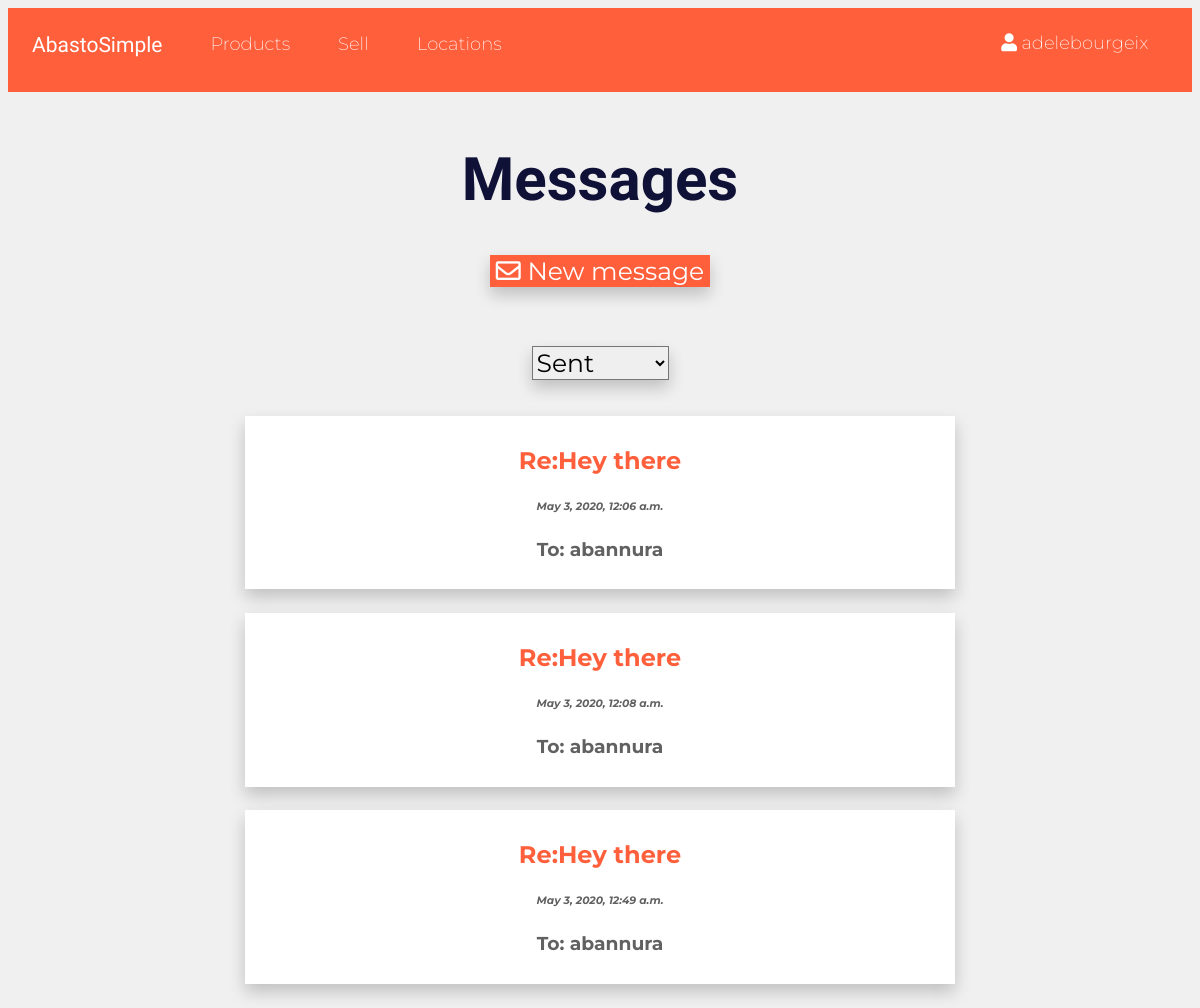
The app's page /myMessages/messages-list/sent/ (signed in) with its own data.
### myMessages/models.py (models this page shows, shortened)
class myMessage(models.Model):
    id = models.AutoField(primary_key=True)
    conv_id=models.IntegerField(null=True)
    head=models.CharField(max_length=50)
    content=models.CharField(max_length=1000,default="This message is empty")
    author=models.ForeignKey(User, related_name="from+")
    recipient=models.ForeignKey(User, related_name="to+")
    date=models.DateTimeField(auto_now_add=True)
    slug=models.CharField(max_length=50,default="my-slug")

### myMessages/views.py (the view)
def messages_list_sent_view(request):
    user=request.user
    type="sent"
    messages=myMessage.objects.filter(author=user)
    return render(request,"myMessages/myMessageslist.html", {'user':user,'messages':messages,'type':type})

### templates/myMessages/myMessageslist.html (shortened to what this page needs)
{% extends 'base_layout.html'%}
{% block content %}
{% load static from staticfiles %}
      <h1>Messages</h1>
      <button style="color: white; box-shadow: 0px 8px 16px 0px rgba(0,0,0,0.2); margin-bottom:5%; background-color:#ff5f3b; border:0; font-family:'Montserrat', sans-serif; font-size: 25px;"><i style="color:white;" class="far fa-envelope"></i><a  style="color:white; text-decoration:inherit;" href="/myMessages/new-message" >
      New message </a></button><br />
      {% if type == "sent" %}
      <select onchange="sent();" id="choice" style="margin-bottom: 3%;box-shadow: 0px 8px 16px 0px rgba(0,0,0,0.2);font-family:'Montserrat', sans-serif;font-size: 25px;">
        <option id="sent" value="1">
          Sent
        </option>
      </select>
      {% for message in messages %}
          <div id="{{message.id}}" onclick="Click('{{message.slug}}');" onmouseout="mouseout2({{message.id}})" onmouseover="mouseover2({{message.id}})" style="margin-bottom:2%; margin-left:20%; margin-right:20%; padding-top:10px; padding-bottom:10px; border:2px; background-color:white;box-shadow: 0px 8px 16px 0px rgba(0,0,0,0.2);">
            <h2 style="color: #ff5f3b;">{{message.head}}</h2>
              <h6><em>{{message.date}}</em></h6>
              <h3><b>To: {{message.recipient}}</b></h3>
          </div>
      {% endfor %}
      {% endif %}
{% endblock %}

### templates/base_layout.html (shortened to what this page needs)
{% load static from staticfiles %}
<!DOCTYPE html>
<html>
    <head>
      <meta-charset="utf-8">
      <link rel="stylesheet" href="https://use.fontawesome.com/releases/v5.8.1/css/all.css">
      <link rel="stylesheet" href={% static 'styles.css' %} />
    </head>
    <body>
        <div class="menu">
        <ul>
          <li><a href="/homepage" class="logo">AbastoSimple</a></li>
          {% if user.is_superuser %}
          <li><a href="/products/products-list">Products</a></li>
          {% endif %}
          <li><a href="/sell/sell-list">Sell</a></li>
          <li><a href="/locations/locations-list">Locations</a></li>
          {% if user.is_authenticated %}
          <li style="margin-top: 24px; margin-right:2%; float:right; overflow: hidden;">
            <div id="user" onmouseover="mouseover()" onmouseout="mouseout()" style="color:white;">
              <i class="fas fa-user"></i> <span id="hey" style="padding-right:20px;">{{user.username}}</span>
              <div style="height:20px;">
              </div>
            </div>
            </li>
          {% else %}
          <li style="float:right;"><a href="/accounts/login">Login</a></li>
          <li style="float:right;"><a href="/accounts/signup">Sign up</a></li>
          {% endif %}
        </ul>
      </div>
      <div class="wrapper">
        {% block content %}
        {% endblock %}
      </div>
    </body>
    </html>

### assets/styles.css (style rules this page uses)
body { text-align: center; background-color: #f0f0f0; font-family: 'Montserrat', sans-serif; font-weight: 200; color: #616161; }
h1 { padding-top: 1%; font-size: 60px; color: #0f1136; font-family: 'Indie Flower', sans-serif; }
.logo { font-family: 'Indie Flower', sans-serif; font-size: 21px; }
.menu { overflow: hidden; margin-bottom: 3%; }
.menu ul { list-style-type: none; margin: 0; padding: 0; overflow: hidden; background-color: #ff5f3b; }
.menu li { float: left; font-size: 18px; }
.menu li a { display: block; color: white; text-align: center; padding: 25px 24px; text-decoration: none; }
ul { list-style-type: none; }
li { padding-bottom: 10px; }

### records on screen
myMessage: head "Re:Hey there", date "May 3, 2020, 12:06 a.m.", recipient "abannura"
myMessage: head "Re:Hey there", date "May 3, 2020, 12:08 a.m.", recipient "abannura"
myMessage: head "Re:Hey there", date "May 3, 2020, 12:49 a.m.", recipient "abannura"

### other values on screen
{{ user.username }} "adelebourgeix"
